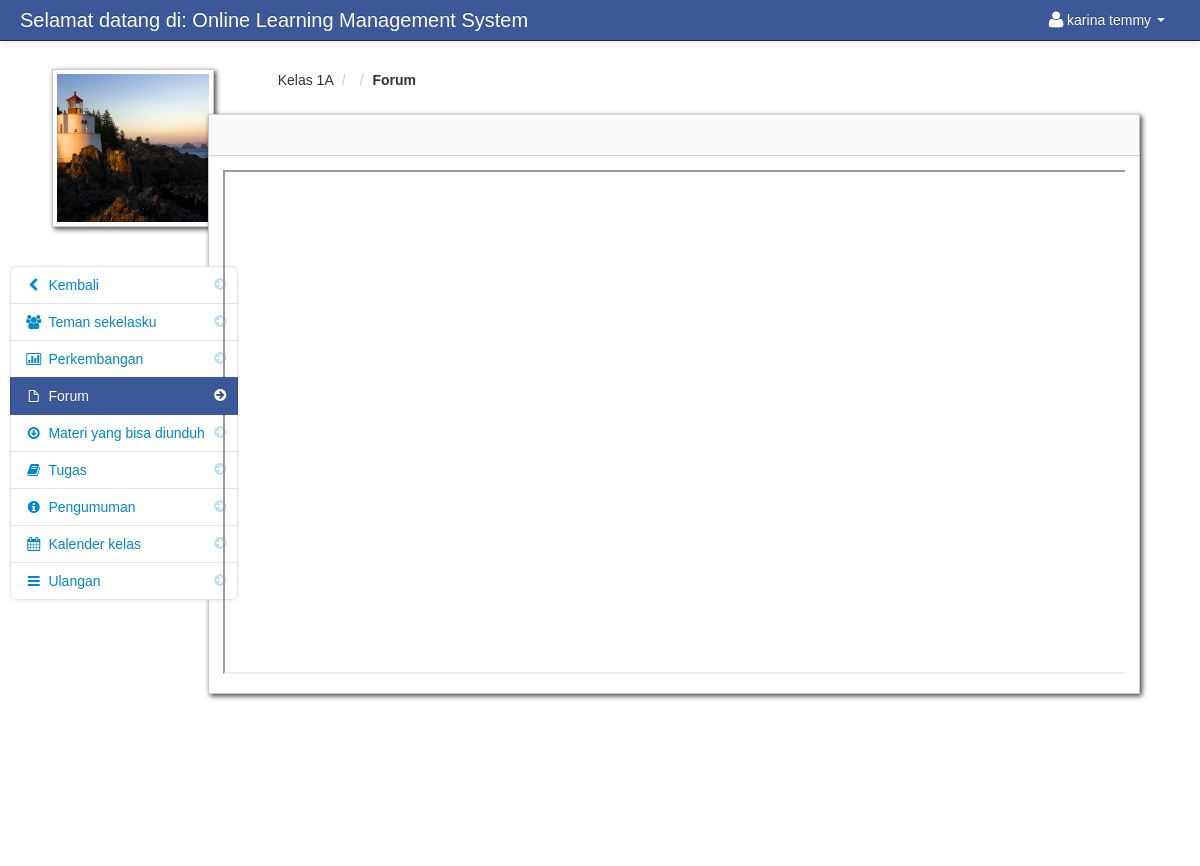
The app's page /subject_overview_student.php?id=200 (signed in) with its own data.
### tables this page shows
CREATE TABLE IF NOT EXISTS `student` (
  `student_id` int(11) NOT NULL AUTO_INCREMENT,
  `firstname` varchar(100) NOT NULL,
  `lastname` varchar(100) NOT NULL,
  `class_id` int(11) NOT NULL,
  `username` varchar(100) NOT NULL,
  `password` varchar(100) NOT NULL,
  `location` varchar(100) NOT NULL,
  `status` varchar(100) NOT NULL,
  `forum_notification` enum('0','1') NOT NULL DEFAULT '1',
  `email` varchar(30) NOT NULL,
  PRIMARY KEY (`student_id`)
);

CREATE TABLE IF NOT EXISTS `teacher_class` (
  `teacher_class_id` int(11) NOT NULL AUTO_INCREMENT,
  `teacher_id` int(11) NOT NULL,
  `class_id` int(11) NOT NULL,
  `subject_id` int(11) NOT NULL,
  `thumbnails` varchar(100) NOT NULL,
  `school_year` varchar(100) NOT NULL,
  PRIMARY KEY (`teacher_class_id`)
);

CREATE TABLE IF NOT EXISTS `class` (
  `class_id` int(11) NOT NULL AUTO_INCREMENT,
  `class_name` varchar(100) NOT NULL,
  PRIMARY KEY (`class_id`)
);

### session.php (called while the page is built, shortened)
<?php
$session_id=$_SESSION['id'];
?>

### subject_overview_student.php (the view, shortened to what this page needs)
<?php include('header_dashboard.php'); ?>
<?php include('session.php'); ?>
<?php $get_id = $_GET['id']; ?>
    <body>
		<?php include('navbar_student.php'); ?>
        <div class="container-fluid">
            <div class="row-fluid" style="margin-left:-10px;">
				<?php include('subject_overview_link_student.php'); ?>
                <div class="span9" id="content" >
                     <div class="row-fluid">
										<?php $class_query = mysql_query("select * from teacher_class
										LEFT JOIN class ON class.class_id = teacher_class.class_id
										LEFT JOIN subject ON subject.subject_id = teacher_class.subject_id
										where teacher_class_id = '$get_id'")or die(mysql_error());
										$class_row = mysql_fetch_array($class_query);
										?>
					     <ul class="breadcrumb">
							<li><a href="#"><?php echo $class_row['class_name']; ?></a> <span class="divider">/</span></li>
							<li><a href="#"><?php echo $class_row['subject_code']; ?></a> <span class="divider">/</span></li>
							<li><a href="#"><b>Forum</b></a></li>
						</ul>
                        <div id="block_bg" class="block" style="margin-left:-70px; width=1200px;">
                            <div class="navbar navbar-inner block-header">
                            </div>
                            <div class="block-content collapse in">
                                <div class="span12">
  											<iframe src="muridforum/index.php" width="1050px;" height="500px"></iframe>
                                </div>
                            </div>
                        </div>
                    </div>
                </div>
            </div>
		<?php include('footer.php'); ?>
        </div>
		<?php include('script.php'); ?>
    </body>
</html>

### navbar_student.php (shortened to what this page needs)
<div class="navbar navbar-fixed-top navbar-inverse">
        <div class="navbar-inner">
            <div class="container-fluid">
                <a class="brand" href="#">Selamat datang di: Online Learning Management System</a>
					<div class="nav-collapse collapse">
						<ul class="nav pull-right">
							<?php $query= mysql_query("select * from student where student_id = '$session_id'")or die(mysql_error());
									$row = mysql_fetch_array($query);
							?>
							<li class="dropdown">
							<link rel="stylesheet" href="popup1/style.css" type="text/css" />
								<a href="#" role="button" class="dropdown-toggle" data-toggle="dropdown"> <i class="icon-user icon-large"></i><?php echo $row['firstname']." ".$row['lastname'];  ?> <i class="caret"></i></a>
							</li>
						</ul>
					</div>
            </div>
        </div>
</div>

### subject_overview_link_student.php (shortened to what this page needs)
<div class="span3" id="sidebar">
	<img id="avatar" src="admin/<?php echo $row['location']; ?>" class="img-polaroid">
		<ul class="nav nav-list bs-docs-sidenav nav-collapse collapse">
				<li class=""><a href="dashboard_student.php"><i class="icon-chevron-right"></i><i class="icon-chevron-left"></i>&nbsp;Kembali</a></li>
				<li class=""><a href="my_classmates.php<?php echo '?id='.$get_id; ?>"><i class="icon-chevron-right"></i><i class="icon-group"></i>&nbsp;Teman sekelasku</a></li>
				<li class=""><a href="progress.php<?php echo '?id='.$get_id; ?>"><i class="icon-chevron-right"></i><i class="icon-bar-chart"></i>&nbsp;Perkembangan</a></li>
				<li class="active"><a href="subject_overview_student.php<?php echo '?id='.$get_id; ?>"><i class="icon-chevron-right"></i><i class="icon-file"></i>&nbsp;Forum</a></li>
				<li class=""><a href="downloadable_student.php<?php echo '?id='.$get_id; ?>"><i class="icon-chevron-right"></i><i class="icon-download"></i>&nbsp;Materi yang bisa diunduh</a></li>
				<li class=""><a href="assignment_student.php<?php echo '?id='.$get_id; ?>"><i class="icon-chevron-right"></i><i class="icon-book"></i>&nbsp;Tugas</a></li>
				<li class=""><a href="announcements_student.php<?php echo '?id='.$get_id; ?>"><i class="icon-chevron-right"></i><i class="icon-info-sign"></i>&nbsp;Pengumuman</a></li>
				<li class=""><a href="class_calendar_student.php<?php echo '?id='.$get_id; ?>"><i class="icon-chevron-right"></i><i class="icon-calendar"></i>&nbsp;Kalender kelas</a></li>
				<li class=""><a href="student_quiz_list.php<?php echo '?id='.$get_id; ?>"><i class="icon-chevron-right"></i><i class="icon-reorder"></i>&nbsp;Ulangan</a></li>
		</ul>
</div>

### admin/assets/styles.css (style rules this page uses)
body { padding-top: 60px; padding-bottom: 40px; }
#content { margin-left:0px; }
.breadcrumb { margin: 0 0 0px; padding: 10px 0px; background-color: transparent; }
.block { background: url("../images/pixel-60fff.png") repeat scroll 0 0 rgba(0, 0, 0, 0) !important; border: 1px solid #ccc; background: white; margin: 1em 0em; border-top: none; -webkit-box-shadow: 2px 2px 5px rgba(0, 0, 6, 0.75); -moz-box-shadow: 2px 2px 5px rgba(0, 0, 6, 0.75); box-shadow: 2px 2px 5px rgba(0, 0, 6, 0.75); }
.block-content { margin: 1em; min-height: .25em; }
.block-header { margin-bottom: 0px; border-right: none; border-left: none; -webkit-border-radius: 0px; -moz-border-radius: 0px; border-radius: 0px; }
.bs-docs-sidenav { max-width: 228px; margin: 30px 0 0; padding: 0; background-color: #fff; -webkit-border-radius: 6px; -moz-border-radius: 6px; border-radius: 6px; -webkit-box-shadow: 0 1px 4px rgba(0,0,0,.065); -moz-box-shadow: 0 1px 4px rgba(0,0,0,.065); box-shadow: 0 1px 4px rgba(0,0,0,.065); }
.bs-docs-sidenav > li > a { display: block; width: 190px \9; margin: 0 0 -1px; padding: 8px 14px; border: 1px solid #e5e5e5; }
.bs-docs-sidenav > li:first-child > a { -webkit-border-radius: 6px 6px 0 0; -moz-border-radius: 6px 6px 0 0; border-radius: 6px 6px 0 0; }
.bs-docs-sidenav > li:last-child > a { -webkit-border-radius: 0 0 6px 6px; -moz-border-radius: 0 0 6px 6px; border-radius: 0 0 6px 6px; }
.bs-docs-sidenav > .active > a { position: relative; z-index: 2; padding: 9px 15px; border: 0; text-shadow: 0 1px 0 rgba(0,0,0,.15); -webkit-box-shadow: inset 1px 0 0 rgba(0,0,0,.1), inset -1px 0 0 rgba(0,0,0,.1); -moz-box-shadow: inset 1px 0 0 rgba(0,0,0,.1), inset -1px 0 0 rgba(0,0,0,.1); box-shadow: inset 1px 0 0 rgba(0,0,0,.1), inset -1px 0 0 rgba(0,0,0,.1); }
.bs-docs-sidenav .icon-chevron-right { float: right; margin-top: 2px; margin-right: -6px; opacity: .25; }
.bs-docs-sidenav .active .icon-chevron-right, .bs-docs-sidenav .active a:hover .icon-chevron-right { opacity: 1; }

### popup1/style.css (style rules this page uses)
* { margin: 0; padding: 0; }
body, html { font-family: Calibri, "times new roman", sans-serif; }

### records on screen
student: firstname "karina", lastname "temmy", location (picture)
teacher_class: class.class_name "Kelas 1A"
